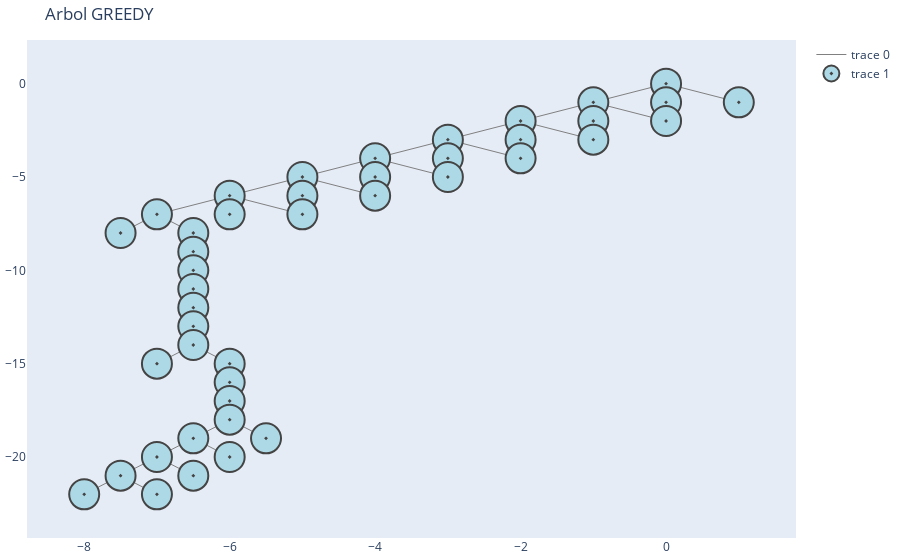

The notebook cell saved with this chart:
### Code cell
ejecutar_GREEDY(origen, meta)

### Figure 1 — Plotly figure (JSON) as saved in the notebook; plotly's stock layout.template omitted (floating-point values rounded to 4 significant figures)
{"data": [{"hoverinfo": "none", "line": {"color": "gray", "width": 1}, "mode": "lines", "type": "scatter", "x": [0, -1, null, 0, 0, null, 0, 1, null, -1, -2, null, -1, -1, null, -1, 0, null, -2, -3, null, -2, -2, null, -2, -1, null, -3, -4, null, -3, -3, null, -3, -2, null, -4, -5, null, -4, -4, null, -4, -3, null, -5, -6, null, -5, -5, null, -5, -4, null, -6, -7, null, -6, -6, null, -6, -5, null, -7, -7.5, null, -7, -6.5, null, -6.5, -6.5, null, -6.5, -6.5, null, -6.5, -6.5, null, -6.5, -6.5, null, -6.5, -6.5, null, -6.5, -6.5, null, -6.5, -7, null, -6.5, -6, null, -6, -6, null, -6, -6, null, -6, -6, null, -6, -6.5, null, -6, -5.5, null, -6.5, -7, null, -6.5, -6, null, -7, -7.5, null, -7, -6.5, null, -7.5, -8, null, -7.5, -7, null], "y": [0, -1, null, 0, -1, null, 0, -1, null, -1, -2, null, -1, -2, null, -1, -2, null, -2, -3, null, -2, -3, null, -2, -3, null, -3, -4, null, -3, -4, null, -3, -4, null, -4, -5, null, -4, -5, null, -4, -5, null, -5, -6, null, -5, -6, null, -5, -6, null, -6, -7, null, -6, -7, null, -6, -7, null, -7, -8, null, -7, -8, null, -8, -9, null, -9, -10, null, -10, -11, null, -11, -12, null, -12, -13, null, -13, -14, null, -14, -15, null, -14, -15, null, -15, -16, null, -16, -17, null, -17, -18, null, -18, -19, null, -18, -19, null, -19, -20, null, -19, -20, null, -20, -21, null, -20, -21, null, -21, -22, null, -21, -22, null]}, {"hoverinfo": "text", "marker": {"color": "lightblue", "line": {"width": 2}, "size": 30, "symbol": "circle-dot"}, "mode": "markers", "text": ["[5, 0]", "[5, 0.5]", "[4.5, 0]", "[5.5, 0]", "[5, 1.0]", "[4.5, 0.5]", "[5.5, 0.5]", "[5, 1.5]", "[4.5, 1.0]", "[5.5, 1.0]", "[5, 2.0]", "[4.5, 1.5]", "[5.5, 1.5]", "[5, 2.5]", "[4.5, 2.0]", "[5.5, 2.0]", "[5, 3.0]", "[4.5, 2.5]", "[5.5, 2.5]", "[5, 3.5]", "[4.5, 3.0]", "[5.5, 3.0]", "[4.5, 3.5]", "[5.5, 3.5]", "[5.5, 4.0]", "[5.5, 4.5]", "[5.5, 5.0]", "[5.5, 5.5]", "[5.5, 6.0]", "[5.5, 6.5]", "[5.0, 6.5]", "[6.0, 6.5]", "[6.5, 6.5]", "[7.0, 6.5]", "[7.5, 6.5]", "[7.5, 7.0]", "[8.0, 6.5]", "[7.5, 7.5]", "[8.0, 7.0]", "[7.5, 8.0]", "[8.0, 7.5]", "[7.5, 8.5]", "[8.0, 8.0]"], "textposition": "middle center", "type": "scatter", "x": [0, -1, 0, 1, -2, -1, 0, -3, -2, -1, -4, -3, -2, -5, -4, -3, -6, -5, -4, -7, -6, -5, -7.5, -6.5, -6.5, -6.5, -6.5, -6.5, -6.5, -6.5, -7, -6, -6, -6, -6, -6.5, -5.5, -7, -6, -7.5, -6.5, -8, -7], "y": [0, -1, -1, -1, -2, -2, -2, -3, -3, -3, -4, -4, -4, -5, -5, -5, -6, -6, -6, -7, -7, -7, -8, -8, -9, -10, -11, -12, -13, -14, -15, -15, -16, -17, -18, -19, -19, -20, -20, -21, -21, -22, -22]}], "layout": {"margin": {"b": 20, "l": 5, "r": 5, "t": 40}, "showlegend": true, "title": {"text": "Arbol GREEDY"}, "xaxis": {"showgrid": false, "zeroline": false}, "yaxis": {"showgrid": false, "zeroline": false}}}
